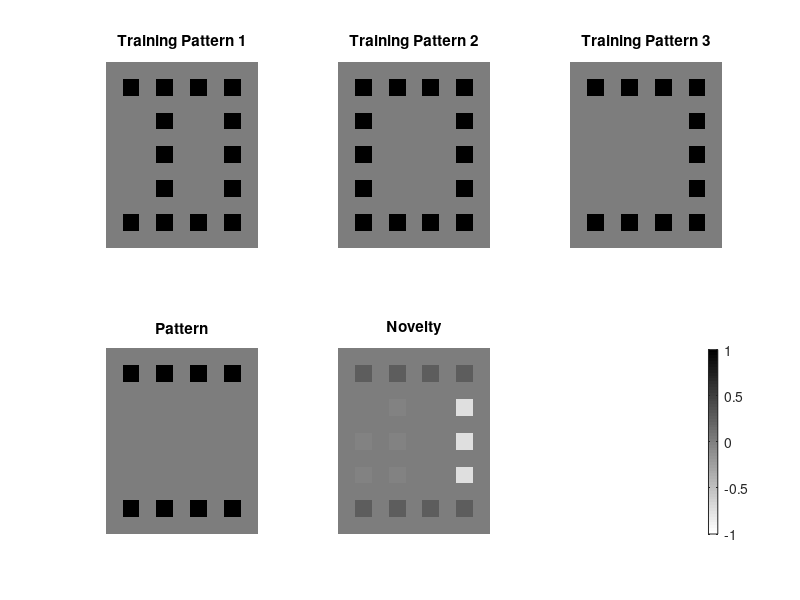

Write the MATLAB code that produced this figure.
clear;

A1 = [1  1  1  1
      0  1  0  1
      0  1  0  1
      0  1  0  1
      1  1  1  1];

A2 = [1  1  1  1
      1  0  0  1
      1  0  0  1
      1  0  0  1
      1  1  1  1];

A3 = [1  1  1  1
      0  0  0  1
      0  0  0  1
      0  0  0  1
      1  1  1  1];

A4 = [1  1  1  1
      0  0  0  0
      0  0  0  0
      0  0  0  0
      1  1  1  1];

% find an orthonormal basis for the first 3 patterns
W = [A1, A2, A3];
W = [A1(:), A2(:), A3(:)];
W = orth(W);

% Obtain the projection matrix P
P = W*W';
x = A4(:);

% the orthogonal complement is (I-P)x
w = P*x;
wt = (eye(size(P,1)) - P)*x;
wt = reshape(wt, size(A4));

g = colormap('gray');
g = g(end:-1:1,:);

Adisp = {A1, A2, A3, A4, wt};
for jj = 1:length(Adisp)
    A = Adisp{jj};
    Z = zeros(2*size(A,1)+1, 2*size(A,2)+1);
    n = 0;
    for ii = 2:2:size(Z,2)
        n = n + 1;
        Z(2:2:end,ii) = A(:,n);
    end
    Adisp{jj} = Z;
    
    ax = subplot(2,3, jj);
    imagesc(Z); caxis([-1,1]);    
    axis image; axis off; grid off; colormap(g);
    
    if jj <= 3
        title(sprintf('Training Pattern %d', jj), 'FontW', 'B');
    elseif jj == 4
        title(sprintf('Pattern'), 'FontW', 'B');
    else
        title(sprintf('Novelty'), 'FontW', 'B');
    end
end
subplot(2,3,6); caxis([-1,1]); colorbar; axis off;

return

subplot(221); imagesc(-A1); axis image; grid off;
subplot(222); imagesc(-A2); axis image; grid off;
subplot(223); imagesc(-A3); axis image; grid off;
subplot(224); imagesc(-A4); axis image; grid off;
colormap gray;


